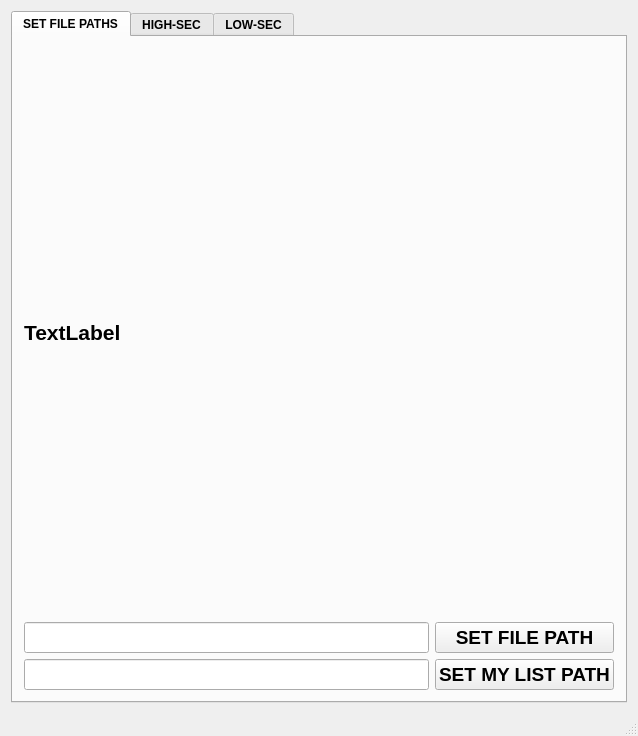
<?xml version="1.0" encoding="UTF-8"?>
<ui version="4.0">
 <class>GUI</class>
 <widget class="QMainWindow" name="GUI">
  <property name="geometry">
   <rect>
    <x>0</x>
    <y>0</y>
    <width>638</width>
    <height>736</height>
   </rect>
  </property>
  <property name="windowTitle">
   <string>Assignment12</string>
  </property>
  <widget class="QWidget" name="centralWidget">
   <layout class="QHBoxLayout" name="horizontalLayout">
    <item>
     <widget class="QTabWidget" name="tabWidget">
      <property name="font">
       <font>
        <weight>75</weight>
        <bold>true</bold>
       </font>
      </property>
      <property name="tabPosition">
       <enum>QTabWidget::North</enum>
      </property>
      <property name="tabShape">
       <enum>QTabWidget::Rounded</enum>
      </property>
      <property name="currentIndex">
       <number>0</number>
      </property>
      <widget class="QWidget" name="SetPaths">
       <attribute name="title">
        <string>SET FILE PATHS</string>
       </attribute>
       <layout class="QGridLayout" name="gridLayout_2">
        <item row="0" column="0">
         <layout class="QGridLayout" name="setPaths_Layout">
          <item row="3" column="1">
           <widget class="QPushButton" name="setMyListPath_Button">
            <property name="font">
             <font>
              <pointsize>14</pointsize>
             </font>
            </property>
            <property name="cursor">
             <cursorShape>PointingHandCursor</cursorShape>
            </property>
            <property name="text">
             <string>SET MY LIST PATH</string>
            </property>
           </widget>
          </item>
          <item row="2" column="0">
           <widget class="QLineEdit" name="setFilePath">
            <property name="sizePolicy">
             <sizepolicy hsizetype="Expanding" vsizetype="Preferred">
              <horstretch>0</horstretch>
              <verstretch>0</verstretch>
             </sizepolicy>
            </property>
            <property name="font">
             <font>
              <pointsize>14</pointsize>
              <weight>50</weight>
              <bold>false</bold>
             </font>
            </property>
            <property name="text">
             <string/>
            </property>
           </widget>
          </item>
          <item row="3" column="0">
           <widget class="QLineEdit" name="setMyListPath">
            <property name="sizePolicy">
             <sizepolicy hsizetype="Expanding" vsizetype="Preferred">
              <horstretch>0</horstretch>
              <verstretch>0</verstretch>
             </sizepolicy>
            </property>
            <property name="font">
             <font>
              <pointsize>14</pointsize>
              <weight>50</weight>
              <bold>false</bold>
             </font>
            </property>
            <property name="text">
             <string/>
            </property>
           </widget>
          </item>
          <item row="2" column="1">
           <widget class="QPushButton" name="setFilePath_Button">
            <property name="enabled">
             <bool>true</bool>
            </property>
            <property name="font">
             <font>
              <pointsize>14</pointsize>
             </font>
            </property>
            <property name="cursor">
             <cursorShape>PointingHandCursor</cursorShape>
            </property>
            <property name="text">
             <string>SET FILE PATH</string>
            </property>
           </widget>
          </item>
          <item row="1" column="0" colspan="2">
           <widget class="QLabel" name="setPaths_Label">
            <property name="font">
             <font>
              <pointsize>16</pointsize>
             </font>
            </property>
            <property name="text">
             <string>TextLabel</string>
            </property>
           </widget>
          </item>
         </layout>
        </item>
       </layout>
      </widget>
      <widget class="QWidget" name="HighSec">
       <attribute name="title">
        <string>HIGH-SEC</string>
       </attribute>
       <layout class="QGridLayout" name="gridLayout_7">
        <item row="0" column="1">
         <layout class="QGridLayout" name="list_Layout">
          <item row="1" column="1">
           <widget class="QListWidget" name="list_Widget"/>
          </item>
          <item row="0" column="1">
           <widget class="QLabel" name="list_Label">
            <property name="text">
             <string>Recordings list</string>
            </property>
           </widget>
          </item>
         </layout>
        </item>
        <item row="0" column="0">
         <layout class="QFormLayout" name="HighSec_Form_Layout">
          <item row="0" column="0">
           <widget class="QLabel" name="Title_Label">
            <property name="text">
             <string>Title</string>
            </property>
            <property name="buddy">
             <cstring>Title_LEdit</cstring>
            </property>
           </widget>
          </item>
          <item row="0" column="1">
           <widget class="QLineEdit" name="Title_LEdit"/>
          </item>
          <item row="1" column="0">
           <widget class="QLabel" name="Location_Label">
            <property name="text">
             <string>Location</string>
            </property>
            <property name="buddy">
             <cstring>Location_LEdit</cstring>
            </property>
           </widget>
          </item>
          <item row="1" column="1">
           <widget class="QLineEdit" name="Location_LEdit"/>
          </item>
          <item row="2" column="0">
           <widget class="QLabel" name="TimeOfCreation_Label">
            <property name="text">
             <string>Time of creation</string>
            </property>
            <property name="buddy">
             <cstring>TimeOfCreation_LEdit</cstring>
            </property>
           </widget>
          </item>
          <item row="2" column="1">
           <widget class="QLineEdit" name="TimeOfCreation_LEdit"/>
          </item>
          <item row="3" column="0">
           <widget class="QLabel" name="TimesAccessed_Label">
            <property name="text">
             <string>Times accessed</string>
            </property>
            <property name="buddy">
             <cstring>TimesAccessed_LEdit</cstring>
            </property>
           </widget>
          </item>
          <item row="3" column="1">
           <widget class="QLineEdit" name="TimesAccessed_LEdit"/>
          </item>
          <item row="4" column="0">
           <widget class="QLabel" name="FootagePreview_Label">
            <property name="text">
             <string>Footage preview</string>
            </property>
            <property name="buddy">
             <cstring>FootagePreview_LEdit</cstring>
            </property>
           </widget>
          </item>
          <item row="4" column="1">
           <widget class="QLineEdit" name="FootagePreview_LEdit"/>
          </item>
          <item row="5" column="0" colspan="2">
           <layout class="QGridLayout" name="HighSec_Button_Layout">
            <item row="0" column="3">
             <widget class="QPushButton" name="Update_Button">
              <property name="cursor">
               <cursorShape>PointingHandCursor</cursorShape>
              </property>
              <property name="text">
               <string>Update</string>
              </property>
             </widget>
            </item>
            <item row="0" column="1">
             <widget class="QPushButton" name="Delete_Button">
              <property name="cursor">
               <cursorShape>PointingHandCursor</cursorShape>
              </property>
              <property name="text">
               <string>Delete</string>
              </property>
             </widget>
            </item>
            <item row="1" column="3">
             <widget class="QPushButton" name="Redo_Button">
              <property name="cursor">
               <cursorShape>PointingHandCursor</cursorShape>
              </property>
              <property name="text">
               <string>Redo</string>
              </property>
              <property name="shortcut">
               <string>Ctrl+Y</string>
              </property>
             </widget>
            </item>
            <item row="0" column="0">
             <widget class="QPushButton" name="Add_Button">
              <property name="cursor">
               <cursorShape>PointingHandCursor</cursorShape>
              </property>
              <property name="text">
               <string>Add</string>
              </property>
             </widget>
            </item>
            <item row="1" column="0">
             <widget class="QPushButton" name="List_Button">
              <property name="cursor">
               <cursorShape>PointingHandCursor</cursorShape>
              </property>
              <property name="text">
               <string>List</string>
              </property>
             </widget>
            </item>
            <item row="1" column="1">
             <widget class="QPushButton" name="Undo_Button">
              <property name="cursor">
               <cursorShape>PointingHandCursor</cursorShape>
              </property>
              <property name="text">
               <string>Undo</string>
              </property>
              <property name="shortcut">
               <string>Ctrl+Z</string>
              </property>
             </widget>
            </item>
           </layout>
          </item>
         </layout>
        </item>
       </layout>
      </widget>
      <widget class="QWidget" name="LowSec">
       <attribute name="title">
        <string>LOW-SEC</string>
       </attribute>
       <layout class="QGridLayout" name="gridLayout_6">
        <item row="0" column="1">
         <layout class="QVBoxLayout" name="CurrentRecording_Layout">
          <item>
           <widget class="QLabel" name="CurrentRecording_Label">
            <property name="text">
             <string>Current Recording</string>
            </property>
            <property name="buddy">
             <cstring>CurrentRecording_Widget</cstring>
            </property>
           </widget>
          </item>
          <item>
           <widget class="QListWidget" name="CurrentRecording_Widget">
            <property name="sizePolicy">
             <sizepolicy hsizetype="Expanding" vsizetype="Expanding">
              <horstretch>0</horstretch>
              <verstretch>0</verstretch>
             </sizepolicy>
            </property>
           </widget>
          </item>
         </layout>
        </item>
        <item row="1" column="1">
         <layout class="QVBoxLayout" name="FilteredList_Layout">
          <item>
           <widget class="QLabel" name="FilteredList_Label">
            <property name="text">
             <string>Filtered List</string>
            </property>
            <property name="buddy">
             <cstring>FilteredList_Widget</cstring>
            </property>
           </widget>
          </item>
          <item>
           <widget class="QListWidget" name="FilteredList_Widget"/>
          </item>
         </layout>
        </item>
        <item row="0" column="0">
         <layout class="QFormLayout" name="LowSec_Form_Layout">
          <item row="0" column="0">
           <widget class="QLabel" name="Title_Label_ModeB">
            <property name="text">
             <string>Title</string>
            </property>
            <property name="buddy">
             <cstring>Title_LEdit_ModeB</cstring>
            </property>
           </widget>
          </item>
          <item row="0" column="1">
           <widget class="QLineEdit" name="Title_LEdit_ModeB"/>
          </item>
          <item row="1" column="0">
           <widget class="QLabel" name="Location_Label_ModeB">
            <property name="text">
             <string>Location</string>
            </property>
            <property name="buddy">
             <cstring>Location_LEdit_ModeB</cstring>
            </property>
           </widget>
          </item>
          <item row="1" column="1">
           <widget class="QLineEdit" name="Location_LEdit_ModeB"/>
          </item>
          <item row="2" column="0">
           <widget class="QLabel" name="TimesAccessed_Label_ModeB">
            <property name="text">
             <string>Times Accessed</string>
            </property>
            <property name="buddy">
             <cstring>TimesAccessed_LEdit_ModeB</cstring>
            </property>
           </widget>
          </item>
          <item row="2" column="1">
           <widget class="QLineEdit" name="TimesAccessed_LEdit_ModeB"/>
          </item>
          <item row="3" column="0" colspan="2">
           <layout class="QGridLayout" name="LowSec_Button_Layout">
            <item row="0" column="0">
             <widget class="QPushButton" name="NextRecording_Button">
              <property name="cursor">
               <cursorShape>PointingHandCursor</cursorShape>
              </property>
              <property name="text">
               <string>Next Recording</string>
              </property>
             </widget>
            </item>
            <item row="3" column="0" colspan="3">
             <widget class="QPushButton" name="MyList_Button">
              <property name="cursor">
               <cursorShape>PointingHandCursor</cursorShape>
              </property>
              <property name="text">
               <string>My List</string>
              </property>
             </widget>
            </item>
            <item row="0" column="1">
             <widget class="QPushButton" name="SaveRecording_Button">
              <property name="cursor">
               <cursorShape>PointingHandCursor</cursorShape>
              </property>
              <property name="text">
               <string>Save Recording</string>
              </property>
             </widget>
            </item>
            <item row="0" column="2">
             <widget class="QPushButton" name="FilteredList_Button">
              <property name="cursor">
               <cursorShape>PointingHandCursor</cursorShape>
              </property>
              <property name="text">
               <string>Filtered List</string>
              </property>
             </widget>
            </item>
            <item row="4" column="0" colspan="3">
             <widget class="QPushButton" name="OpenMyList_Button">
              <property name="cursor">
               <cursorShape>PointingHandCursor</cursorShape>
              </property>
              <property name="text">
               <string>Open My List</string>
              </property>
             </widget>
            </item>
            <item row="1" column="0" colspan="3">
             <widget class="QPushButton" name="MyListWindow_Button">
              <property name="cursor">
               <cursorShape>PointingHandCursor</cursorShape>
              </property>
              <property name="text">
               <string>Open My List Window</string>
              </property>
             </widget>
            </item>
           </layout>
          </item>
         </layout>
        </item>
        <item row="2" column="1">
         <layout class="QVBoxLayout" name="MyList_Layout">
          <item>
           <widget class="QLabel" name="MyList_Label">
            <property name="text">
             <string>My List</string>
            </property>
            <property name="buddy">
             <cstring>MyList_Widget</cstring>
            </property>
           </widget>
          </item>
          <item>
           <widget class="QListWidget" name="MyList_Widget"/>
          </item>
         </layout>
        </item>
       </layout>
      </widget>
     </widget>
    </item>
   </layout>
  </widget>
  <widget class="QStatusBar" name="statusBar"/>
 </widget>
 <layoutdefault spacing="6" margin="11"/>
 <resources>
  <include location="Assignment12.qrc"/>
 </resources>
 <connections/>
</ui>
